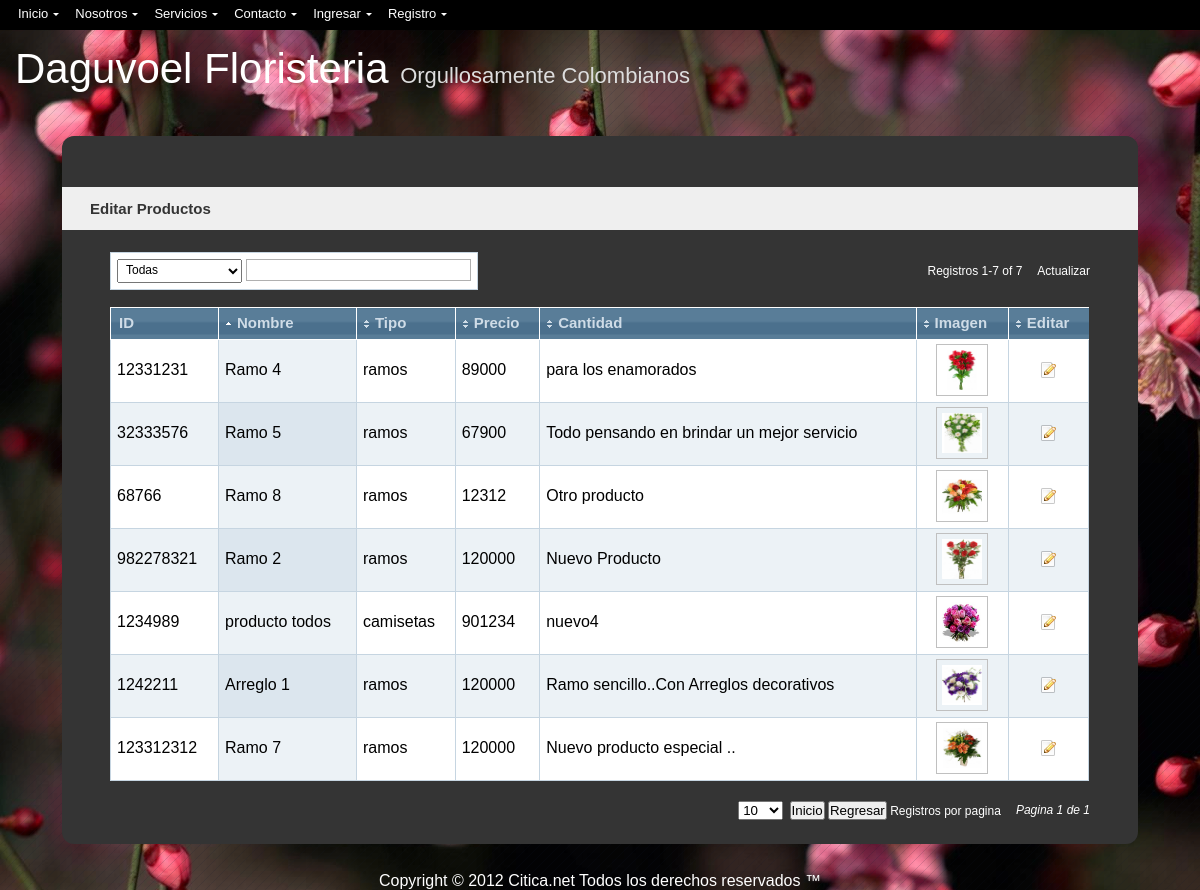
Page /WebSite/productos/grid_productos.php on the committed database.
### tables this page shows
CREATE TABLE `catalogo` (
  `Referencia` int(11) NOT NULL,
  `Imagen` varchar(60) NOT NULL,
  `Tipo` varchar(30) NOT NULL,
  `Precio` double NOT NULL,
  `Nombre` varchar(100) NOT NULL,
  `Descripcion` varchar(100) NOT NULL,
  PRIMARY KEY (`Referencia`)
);

### WebSite/productos/grid_productos.php (the view, shortened to what this page needs)
<?php
require_once("../Conexion/con_imag.php"); ?>
<?php
$maxRows_catalogo_imag = 10;
$pageNum_catalogo_imag = 0;
$startRow_catalogo_imag = $pageNum_catalogo_imag * $maxRows_catalogo_imag;
$query_catalogo_imag = "SELECT * FROM catalogo";
$query_limit_catalogo_imag = sprintf("%s LIMIT %d, %d", $query_catalogo_imag, $startRow_catalogo_imag, $maxRows_catalogo_imag);
$catalogo_imag = mysql_query($query_limit_catalogo_imag, $con_imag) or die(mysql_error());
$row_catalogo_imag = mysql_fetch_assoc($catalogo_imag);
?>
<link rel="stylesheet" href="../css/style_2.css" />
<link rel="stylesheet" href="../css/Zoom.css" />
<body style="background-image: url(../images/pattern.png), url(../images/6.jpg);">
  <?php include 'includes/cabecera.php';?>
      <h1>Daguvoel Floristeria <span>Orgullosamente Colombianos</span></h1>
      <div class="contenedortabla">
          <fieldset>
          <strong> <h3 style="font-weight: bold;font-family: sans-serif;">Editar Productos</h3></strong>
          </fieldset>
	<div id="tablewrapper">
		<div id="tableheader">
        	<div class="search">
                <select id="columns" onchange="sorter.search('query')"></select>
                <input type="text" id="query" onkeyup="sorter.search('query')" />
            </div>
            <span class="details">
				<div>Registros <span id="startrecord"></span>-<span id="endrecord"></span> of <span id="totalrecords"></span></div>
        		<div><a href="javascript:sorter.reset()">Actualizar</a></div>
        	</span>
        </div>
        <table cellpadding="0" cellspacing="0" border="0" id="table" class="tinytable">
            <thead>
                <tr>
                    <th class="nosort"><h3>ID</h3></th>
                    <th><h3>Nombre</h3></th>
                    <th><h3>Tipo</h3></th>
                    <th><h3>Precio</h3></th>
                    <th><h3>Cantidad</h3></th>
                    <th><h3>Imagen</h3></th>
                    <th><h3>Editar</h3></th>
                </tr>
            </thead>
            <tbody>
              <?php do { ?>
    <tr>
      <td><?php echo $row_catalogo_imag['Referencia']; ?></td>
      <td><?php echo $row_catalogo_imag['Nombre']; ?></td>
     <td><?php echo $row_catalogo_imag['Tipo']; ?></td>
      <td><?php echo $row_catalogo_imag['Precio']; ?></td>
      <td><?php echo $row_catalogo_imag['Descripcion']; ?></td>
      <td align="center"><a class="imagen-zoom"><img src="<?php echo $row_catalogo_imag['Imagen']; ?>"  width="40" height="40"/></a></td>
      <td align="center"><a href="editar.php?id=<?php echo $row_catalogo_imag['Referencia']; ?>" ><img src="../images/Edit.png" alt="Editar" title="Editar" /></a></td>
    </tr>
    <?php } while ($row_catalogo_imag = mysql_fetch_assoc($catalogo_imag)); ?>
            </tbody>
        </table>
        <div id="tablefooter">
			<div id="tablelocation">
            	<div>
                    <select onchange="sorter.size(this.value)">
                        <option value="10" selected="selected">10</option>
                    </select>
                    <span> <a href="../index.php"><button  align ="left" type="button" >Inicio</button> </a>   </span>
                  <span> <a href="<?=$_SERVER["HTTP_REFERER"]?>"><button  align ="left" type="button" >Regresar</button> </a></span>
                    <span>Registros por pagina</span>
                </div>
                <div class="page">Pagina <span id="currentpage"></span> de <span id="totalpages"></span></div>
            </div>
        </div>
    </div>
      </div>
      <center> <?php include 'includes/pie.php';?> </center>
</body>
</html>

### WebSite/includes/cabecera.php (shortened to what this page needs)
<!DOCTYPE html>
<html lang="es">
    <head>
        <link rel="stylesheet" type="text/css" href="css/general.css" />
        <link rel="stylesheet" type="text/css" href="css/style4.css" />
    </head>
    <body style="background-image: url(images/pattern.png), url(images/6.jpg);">
        <?php include 'includes/menu.php';?>
        <div class="container">

### WebSite/includes/menu.php (shortened to what this page needs)
    <link rel="stylesheet" type="text/css" href="includes/fixedMenu_style2.css" />
<div class="menu">
    <ul>
        <li>
            <a href="index.php">Inicio<span class="arrow"></span></a>
        </li>
        <li>
            <a href="nosotros.php">Nosotros<span class="arrow"></span></a>
        </li>
        <li>
            <a href="servicios.php">Servicios<span class="arrow"></span></a>
        </li>
        <li>
            <a href="contacto.php">Contacto<span class="arrow"></span></a>
        </li>
        <li>
            <a href="#login-box" class="login-window">Ingresar<span class="arrow"></span></a>
        </li>
         <li>
            <a href="#Registro-box" class="login-window">Registro<span class="arrow"></span></a>
        </li>
    </ul>
</div>

### WebSite/includes/pie.php
<table>
	<tr><th colspan="2">Copyright &copy; 2012 Citica.net  Todos los derechos reservados &trade;</th></tr>
</table>

### WebSite/css/style_2.css (style rules this page uses)
* { margin:0; padding:0; outline:0 }
body { font:13px Verdana,Arial; margin:25px; background:#fff url(../images/bg.gif) repeat-x }
.contenedortabla { width: 85%; background: #343434; margin: 28px auto; padding: 28px; border-radius: 12px; -webkit-border-radius: 12px; -moz-border-radius: 12px; -o-border-radius: 12px; -khtml-border-radius: 12px; }
#tablewrapper { width:980px; margin:0 auto }
#tableheader { height:55px }
.search { float:left; padding:6px; border:1px solid #c6d5e1; background:#fff }
#tableheader select { float:left; font-size:12px; width:125px; padding:2px 4px 4px }
#tableheader input { float:left; font-size:12px; width:225px; padding:2px 4px 4px; margin-left:4px }
.details { float:right; padding-top:12px; font-size: 16px }
.details div { float:left; margin-left:15px; font-size:12px }
.tinytable { width:979px; border-left:1px solid #c6d5e1; border-top:1px solid #c6d5e1; border-bottom:none }
.tinytable th { background:url(../images/header-bg.gif); text-align:left; font-weight: bold; color:#cfdce7; border:1px solid #fff; border-right:none; font-family: sans-serif }
.tinytable th h3 { font-size:15px; font-weight: bold; padding:6px 8px 8px }
.tinytable td { padding:4px 6px 6px; border-bottom:1px solid #c6d5e1; border-right:1px solid #c6d5e1;color: #000;font-family: sans-serif }
.tinytable .head h3 { background:url(../images/sort.gif) 7px center no-repeat; cursor:pointer; padding-left:18px }
.tinytable .asc h3 { background:url(../images/asc.gif) 7px center no-repeat; cursor:pointer; padding-left:18px }
.tinytable .evenrow td { background:#fff }
.tinytable .oddrow td { background:#ecf2f6 }
.tinytable td.evenselected { background:#ecf2f6 }
.tinytable td.oddselected { background:#dce6ee }
#tablefooter { height:15px; margin-top:20px }
#tablelocation { float:right; font-size:12px }
#tablelocation select { margin-right:3px }
#tablelocation div { float:left; margin-left:15px }
.page { margin-top:2px; font-style:italic }
h1 { margin:0px; padding:20px; font-size:42px; color:#fff; text-align:left; font-weight:400; font-family: 'Josefin Slab', Arial, sans-serif; text-align:left; }
h1 span { font-size:22px; color:#ddd; padding-top:10px; }

### WebSite/css/Zoom.css (style rules this page uses)
.imagen-zoom { position: relative; z-index: 0; }
.imagen-zoom img { border:1px solid #c0c0c0; padding:5px; }
fieldset h3 { margin: 1.5em -28px; padding: 14px 28px; line-height: 1; background: #efefef; color: #343434; }

### WebSite/css/general.css (style rules this page uses)
body { background-color: transparent; background-repeat: repeat, no-repeat; background-position: center center; background-attachment: fixed; -webkit-background-size: auto, cover; -moz-background-size: auto, cover; -o-background-size: auto, cover; background-size: auto, cover; color: #fff; font-family: 'Josefin Slab', Arial, sans-serif; font-size: 15px; }
.container { position:relative; }
a { color: #fff; text-decoration: none; }
h1 { margin:0px; padding:15px; font-size:42px; color:#fff; text-align:left; font-weight:400; text-align:left; }
h1 span { font-size:22px; color:#ddd; padding-top:10px; }
fieldset { border:none; }

### WebSite/includes/fixedMenu_style2.css (style rules this page uses)
body { padding:0; margin:0; }
.menu { font: 13px/27px Arial,sans-serif; color:#3366CC; height:30px; background: black; position: relative; }
.menu a { text-decoration: none; padding: 6px 8px 7px; color:white; outline:none; }
.menu ul { list-style: none; margin:0; padding:0 0 0 10px; }
.menu ul li { padding:0; float:left; }
.arrow { border-color: white transparent transparent; border-style: solid dashed dashed; margin-left: 5px; position: relative; top: 10px; }

### rows in the picture
catalogo: Referencia "12331231", Nombre "Ramo 4", Tipo "ramos", Precio "89000", Descripcion "para los enamorados", Imagen (picture)
catalogo: Referencia "32333576", Nombre "Ramo 5", Tipo "ramos", Precio "67900", Descripcion "Todo pensando en brindar un mejor servicio", Imagen (picture)
catalogo: Referencia "68766", Nombre "Ramo 8", Tipo "ramos", Precio "12312", Descripcion "Otro producto", Imagen (picture)
catalogo: Referencia "982278321", Nombre "Ramo 2", Tipo "ramos", Precio "120000", Descripcion "Nuevo Producto", Imagen (picture)
catalogo: Referencia "1234989", Nombre "producto todos", Tipo "camisetas", Precio "901234", Descripcion "nuevo4", Imagen (picture)
catalogo: Referencia "1242211", Nombre "Arreglo 1", Tipo "ramos", Precio "120000", Descripcion "Ramo sencillo..Con Arreglos decorativos", Imagen (picture)
catalogo: Referencia "123312312", Nombre "Ramo 7", Tipo "ramos", Precio "120000", Descripcion "Nuevo producto especial ..", Imagen (picture)
